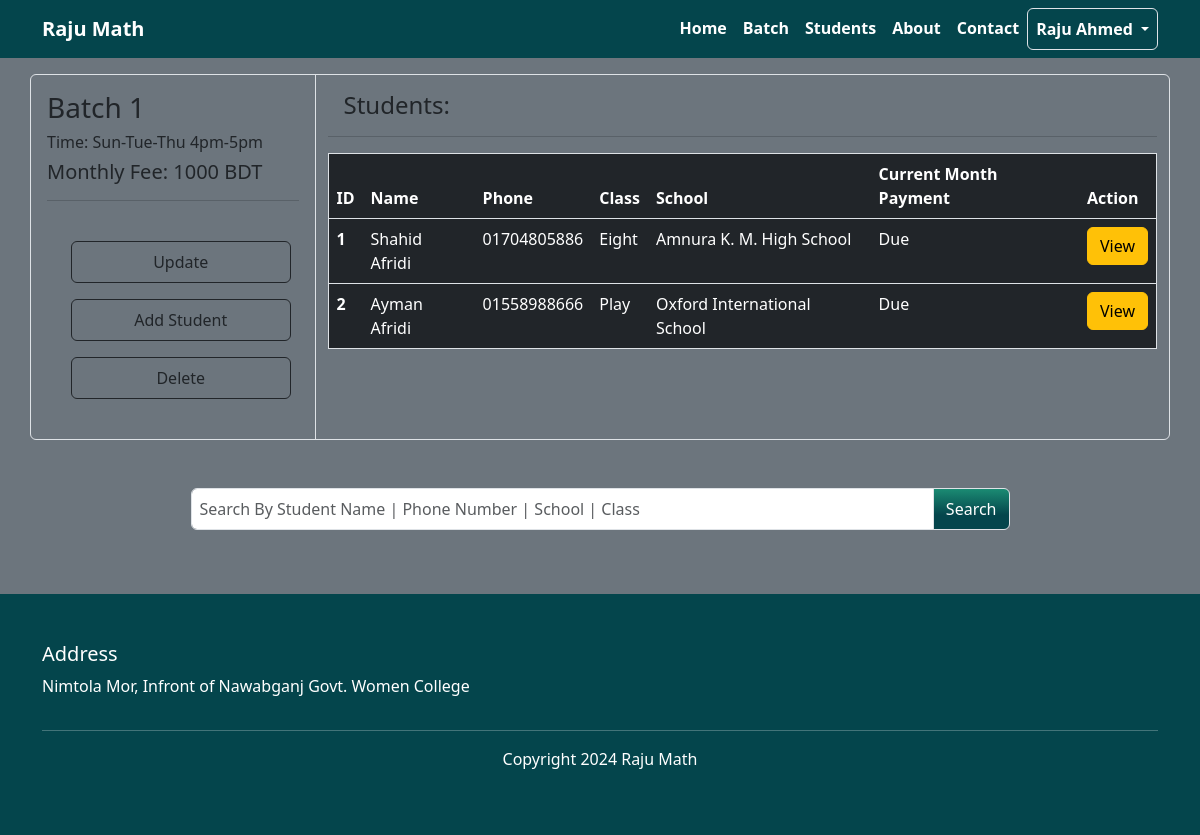
The app's page /batches/batch/1/ (signed in), older data.
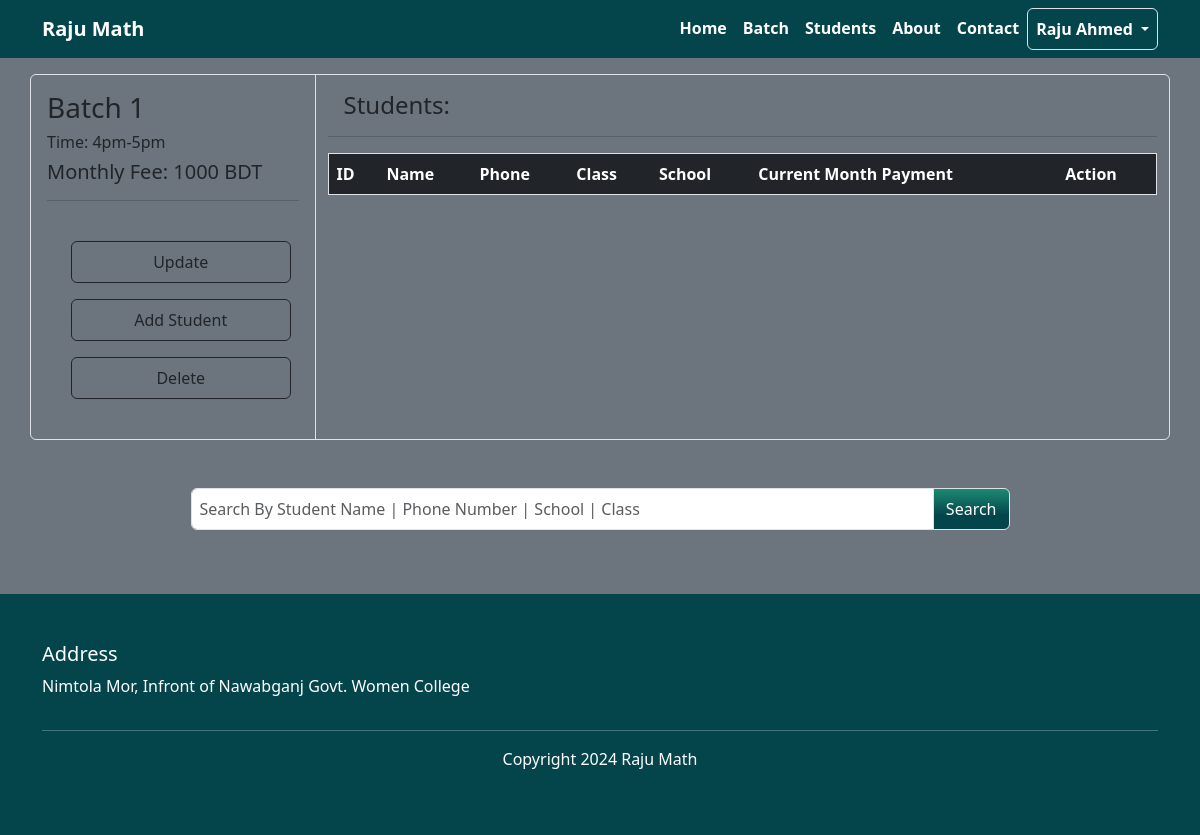
The same page, newer data.
### batches/models.py (models this page shows, shortened)
class Batch(models.Model):
    students = models.ManyToManyField(Student, null=True, blank=True, related_name="batches")
    title = models.CharField(max_length=255)
    level = models.CharField(max_length=50, default='')
    day = models.CharField(max_length=255, default='')
    time = models.CharField(max_length=255)
    created_at = models.DateField(auto_now_add=True)
    is_active = models.BooleanField(default=True)
    fee = models.IntegerField()

### students/models.py (models this page shows, shortened)
class Student(models.Model):
    user = models.OneToOneField(User, on_delete=models.CASCADE)
    phone = models.CharField(max_length=11)
    image = models.ImageField(upload_to='students/images', blank=True, null=True)
    school_name = models.CharField(max_length=255)
    joining_class = models.CharField(max_length=10)
    current_class = models.CharField(max_length=10)
    address = models.TextField()
    created_at = models.DateTimeField(auto_now_add=True)
    updated_at = models.DateTimeField(auto_now=True)

### batches/views.py (the view, shortened to what this page needs)
# urls.py: path('batch/<int:id>/', views.batchDetails, name="batch_details" ),
@user_passes_test(superuser_required, login_url='home')
def batchDetails(request, id):
    batch = Batch.objects.get(id=id)
    search_query = request.GET.get('search_query', '')
    if search_query:
        students = Student.objects.filter(
            Q(user__first_name__icontains=search_query) |
            Q(user__last_name__icontains=search_query) |
            Q(phone__icontains=search_query) |
            Q(school_name__icontains=search_query) |
            Q(current_class__icontains=search_query)
        )
    else:
        students = None
    context = {
        'students': students,
        'search_query': search_query,
        "batch": batch
    }
    return render(request, "batches/batch_details.html", context)

### batches/views.py (called while the page is built)
def superuser_required(user):
    return user.is_superuser

### batches/templates/batches/batch_details.html (shortened to what this page needs)
{% extends "base.html" %}
{% block content  %}
<div class="row border mt-3 rounded">
    <div class="col-md-3 p-3 border-end">
        <h3>{{ batch.title }}</h3>
        <h6>Time: {{ batch.time }}</h6>
        <h5>Monthly Fee: {{ batch.fee }} BDT</h5>
        <hr>
        <div class="p-3">
            <a href="" class="btn btn-outline-dark w-100 m-2 p-2">Update</a>
            <a href="" class="btn btn-outline-dark w-100 m-2 p-2" data-bs-toggle="modal" data-bs-target="#staticBackdrop">Add Student</a>
            <a href="" class="btn btn-outline-dark w-100 m-2 p-2">Delete</a>
        </div>
    </div>
    <div class="col-md-9">
        <h4 class="p-3 pb-0">Students:</h4>
        <hr>
        <div class="table-responsive">
            <table class="table table-dark table-hover border rounded">
                <thead>
                    <tr>
                        <th scope="col">ID</th>
                        <th scope="col">Name</th>
                        <th scope="col">Phone</th>
                        <th scope="col">Class</th>
                        <th scope="col">School</th>
                        <th scope="col">Current Month Payment</th>
                        <th scope="col">Action</th>
                    </tr>
                </thead>
                <tbody>
                    {% for student in batch.students.all %}
                    <tr>
                        <th scope="row">{{ student.id }}</th>
                        <td>{{ student.user.first_name }} {{ student.user.last_name }}</td>
                        <td>{{ student.phone }}</td>
                        <td>{{ student.current_class }}</td>
                        <td>{{ student.school_name }}</td>
                        <td>Due</td>
                        <td><a href="{% url 'student_details' student.id %}" class="btn btn-warning">View</a></td>
                    </tr>
                    {% endfor %}
                </tbody>
            </table>
        </div>
    </div>
</div>
<div>
    <div class="mt-5">
        <div class="container text-center pb-3">
            <form id="searchForm" action="" method="get">
                <div class="input-group w-75 m-auto">
                    <input type="text" class="form-control p-2" placeholder="Search By Student Name | Phone Number | School | Class" aria-label="Search" name="search_query" value="{{ search_query }}">
                    <button class="btn bg-banner text-white border" type="submit">Search</button>
                </div>
            </form>
        </div>
    </div>
</div>
{% endblock content %}

Row changes from the older to the newer data that the page shows:
no longer on this page (row unchanged): Student: id "1", user.first_name "Shahid", user.last_name "Afridi", phone "01704805886", current_class "Eight", school_name "Amnura K. M. High School"
no longer on this page (row unchanged): Student: id "2", user.first_name "Ayman", user.last_name "Afridi", phone "01558988666", current_class "Play", school_name "Oxford International School"
changed Batch "Batch 1": time "Sun-Tue-Thu 4pm-5pm" → "4pm-5pm"
